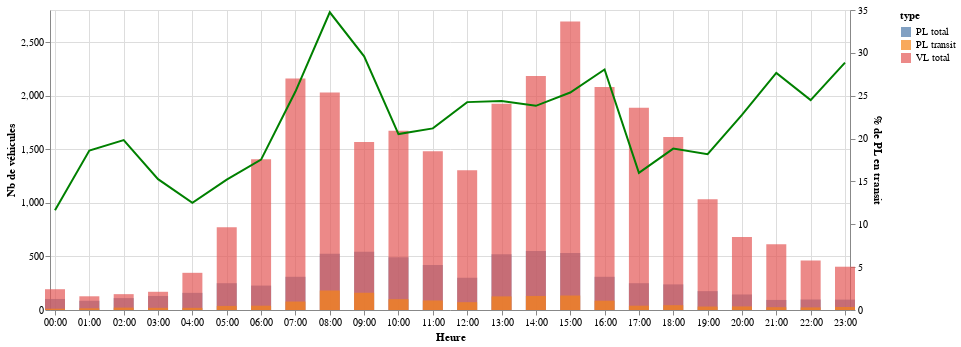

Source (notebook cell):
### Code cell
g.graph_VL_PL_transit_j_cam(synt_nb_veh_cam, '2019-01-24', 4)

### Figure 1 — Vega-Lite specification as saved in the notebook (floating-point values rounded to 4 significant figures)
{"$schema": "https://vega.github.io/schema/vega-lite/v2.6.0.json", "config": {"view": {"height": 300, "width": 400}}, "datasets": {"data-ee26b88bf6bbf8666f4a4f7a49ae573c": [{"camera_id": 4, "created": "2019-01-24T00:00:00", "nb_veh": 103, "pct_pl_transit": 11.65, "type": "PL total"}, {"camera_id": 4, "created": "2019-01-24T01:00:00", "nb_veh": 86, "pct_pl_transit": 18.6, "type": "PL total"}, {"camera_id": 4, "created": "2019-01-24T02:00:00", "nb_veh": 111, "pct_pl_transit": 19.82, "type": "PL total"}, {"camera_id": 4, "created": "2019-01-24T03:00:00", "nb_veh": 131, "pct_pl_transit": 15.27, "type": "PL total"}, {"camera_id": 4, "created": "2019-01-24T04:00:00", "nb_veh": 160, "pct_pl_transit": 12.5, "type": "PL total"}, {"camera_id": 4, "created": "2019-01-24T05:00:00", "nb_veh": 250, "pct_pl_transit": 15.2, "type": "PL total"}, {"camera_id": 4, "created": "2019-01-24T06:00:00", "nb_veh": 228, "pct_pl_transit": 17.54, "type": "PL total"}, {"camera_id": 4, "created": "2019-01-24T07:00:00", "nb_veh": 310, "pct_pl_transit": 25.48, "type": "PL total"}, {"camera_id": 4, "created": "2019-01-24T08:00:00", "nb_veh": 524, "pct_pl_transit": 34.73, "type": "PL total"}, {"camera_id": 4, "created": "2019-01-24T09:00:00", "nb_veh": 544, "pct_pl_transit": 29.6, "type": "PL total"}, {"camera_id": 4, "created": "2019-01-24T10:00:00", "nb_veh": 492, "pct_pl_transit": 20.53, "type": "PL total"}, {"camera_id": 4, "created": "2019-01-24T11:00:00", "nb_veh": 420, "pct_pl_transit": 21.19, "type": "PL total"}, {"camera_id": 4, "created": "2019-01-24T12:00:00", "nb_veh": 301, "pct_pl_transit": 24.25, "type": "PL total"}, {"camera_id": 4, "created": "2019-01-24T13:00:00", "nb_veh": 521, "pct_pl_transit": 24.38, "type": "PL total"}, {"camera_id": 4, "created": "2019-01-24T14:00:00", "nb_veh": 550, "pct_pl_transit": 23.82, "type": "PL total"}, {"camera_id": 4, "created": "2019-01-24T15:00:00", "nb_veh": 532, "pct_pl_transit": 25.38, "type": "PL total"}, {"camera_id": 4, "created": "2019-01-24T16:00:00", "nb_veh": 310, "pct_pl_transit": 28.06, "type": "PL total"}, {"camera_id": 4, "created": "2019-01-24T17:00:00", "nb_veh": 250, "pct_pl_transit": 16, "type": "PL total"}, {"camera_id": 4, "created": "2019-01-24T18:00:00", "nb_veh": 239, "pct_pl_transit": 18.83, "type": "PL total"}, {"camera_id": 4, "created": "2019-01-24T19:00:00", "nb_veh": 176, "pct_pl_transit": 18.18, "type": "PL total"}, {"camera_id": 4, "created": "2019-01-24T20:00:00", "nb_veh": 145, "pct_pl_transit": 22.76, "type": "PL total"}, {"camera_id": 4, "created": "2019-01-24T21:00:00", "nb_veh": 94, "pct_pl_transit": 27.66, "type": "PL total"}, {"camera_id": 4, "created": "2019-01-24T22:00:00", "nb_veh": 98, "pct_pl_transit": 24.49, "type": "PL total"}, {"camera_id": 4, "created": "2019-01-24T23:00:00", "nb_veh": 97, "pct_pl_transit": 28.87, "type": "PL total"}, {"camera_id": 4, "created": "2019-01-24T00:00:00", "nb_veh": 194, "pct_pl_transit": 11.65, "type": "VL total"}, {"camera_id": 4, "created": "2019-01-24T01:00:00", "nb_veh": 128, "pct_pl_transit": 18.6, "type": "VL total"}, {"camera_id": 4, "created": "2019-01-24T02:00:00", "nb_veh": 148, "pct_pl_transit": 19.82, "type": "VL total"}, {"camera_id": 4, "created": "2019-01-24T03:00:00", "nb_veh": 170, "pct_pl_transit": 15.27, "type": "VL total"}, {"camera_id": 4, "created": "2019-01-24T04:00:00", "nb_veh": 347, "pct_pl_transit": 12.5, "type": "VL total"}, {"camera_id": 4, "created": "2019-01-24T05:00:00", "nb_veh": 773, "pct_pl_transit": 15.2, "type": "VL total"}, {"camera_id": 4, "created": "2019-01-24T06:00:00", "nb_veh": 1407, "pct_pl_transit": 17.54, "type": "VL total"}, {"camera_id": 4, "created": "2019-01-24T07:00:00", "nb_veh": 2161, "pct_pl_transit": 25.48, "type": "VL total"}, {"camera_id": 4, "created": "2019-01-24T08:00:00", "nb_veh": 2030, "pct_pl_transit": 34.73, "type": "VL total"}, {"camera_id": 4, "created": "2019-01-24T09:00:00", "nb_veh": 1569, "pct_pl_transit": 29.6, "type": "VL total"}, {"camera_id": 4, "created": "2019-01-24T10:00:00", "nb_veh": 1673, "pct_pl_transit": 20.53, "type": "VL total"}, {"camera_id": 4, "created": "2019-01-24T11:00:00", "nb_veh": 1481, "pct_pl_transit": 21.19, "type": "VL total"}, {"camera_id": 4, "created": "2019-01-24T12:00:00", "nb_veh": 1304, "pct_pl_transit": 24.25, "type": "VL total"}, {"camera_id": 4, "created": "2019-01-24T13:00:00", "nb_veh": 1926, "pct_pl_transit": 24.38, "type": "VL total"}, {"camera_id": 4, "created": "2019-01-24T14:00:00", "nb_veh": 2184, "pct_pl_transit": 23.82, "type": "VL total"}, {"camera_id": 4, "created": "2019-01-24T15:00:00", "nb_veh": 2693, "pct_pl_transit": 25.38, "type": "VL total"}, {"camera_id": 4, "created": "2019-01-24T16:00:00", "nb_veh": 2081, "pct_pl_transit": 28.06, "type": "VL total"}, {"camera_id": 4, "created": "2019-01-24T17:00:00", "nb_veh": 1887, "pct_pl_transit": 16, "type": "VL total"}, {"camera_id": 4, "created": "2019-01-24T18:00:00", "nb_veh": 1614, "pct_pl_transit": 18.83, "type": "VL total"}, {"camera_id": 4, "created": "2019-01-24T19:00:00", "nb_veh": 1033, "pct_pl_transit": 18.18, "type": "VL total"}, {"camera_id": 4, "created": "2019-01-24T20:00:00", "nb_veh": 681, "pct_pl_transit": 22.76, "type": "VL total"}, {"camera_id": 4, "created": "2019-01-24T21:00:00", "nb_veh": 613, "pct_pl_transit": 27.66, "type": "VL total"}, {"camera_id": 4, "created": "2019-01-24T22:00:00", "nb_veh": 462, "pct_pl_transit": 24.49, "type": "VL total"}, {"camera_id": 4, "created": "2019-01-24T23:00:00", "nb_veh": 404, "pct_pl_transit": 28.87, "type": "VL total"}, {"camera_id": 4, "created": "2019-01-24T00:00:00", "nb_veh": 12, "pct_pl_transit": 11.65, "type": "PL transit"}, {"camera_id": 4, "created": "2019-01-24T01:00:00", "nb_veh": 16, "pct_pl_transit": 18.6, "type": "PL transit"}, {"camera_id": 4, "created": "2019-01-24T02:00:00", "nb_veh": 22, "pct_pl_transit": 19.82, "type": "PL transit"}, {"camera_id": 4, "created": "2019-01-24T03:00:00", "nb_veh": 20, "pct_pl_transit": 15.27, "type": "PL transit"}, {"camera_id": 4, "created": "2019-01-24T04:00:00", "nb_veh": 20, "pct_pl_transit": 12.5, "type": "PL transit"}, {"camera_id": 4, "created": "2019-01-24T05:00:00", "nb_veh": 38, "pct_pl_transit": 15.2, "type": "PL transit"}, {"camera_id": 4, "created": "2019-01-24T06:00:00", "nb_veh": 40, "pct_pl_transit": 17.54, "type": "PL transit"}, {"camera_id": 4, "created": "2019-01-24T07:00:00", "nb_veh": 79, "pct_pl_transit": 25.48, "type": "PL transit"}, {"camera_id": 4, "created": "2019-01-24T08:00:00", "nb_veh": 182, "pct_pl_transit": 34.73, "type": "PL transit"}, {"camera_id": 4, "created": "2019-01-24T09:00:00", "nb_veh": 161, "pct_pl_transit": 29.6, "type": "PL transit"}, {"camera_id": 4, "created": "2019-01-24T10:00:00", "nb_veh": 101, "pct_pl_transit": 20.53, "type": "PL transit"}, {"camera_id": 4, "created": "2019-01-24T11:00:00", "nb_veh": 89, "pct_pl_transit": 21.19, "type": "PL transit"}, {"camera_id": 4, "created": "2019-01-24T12:00:00", "nb_veh": 73, "pct_pl_transit": 24.25, "type": "PL transit"}, {"camera_id": 4, "created": "2019-01-24T13:00:00", "nb_veh": 127, "pct_pl_transit": 24.38, "type": "PL transit"}, {"camera_id": 4, "created": "2019-01-24T14:00:00", "nb_veh": 131, "pct_pl_transit": 23.82, "type": "PL transit"}, {"camera_id": 4, "created": "2019-01-24T15:00:00", "nb_veh": 135, "pct_pl_transit": 25.38, "type": "PL transit"}, {"camera_id": 4, "created": "2019-01-24T16:00:00", "nb_veh": 87, "pct_pl_transit": 28.06, "type": "PL transit"}, {"camera_id": 4, "created": "2019-01-24T17:00:00", "nb_veh": 40, "pct_pl_transit": 16, "type": "PL transit"}, {"camera_id": 4, "created": "2019-01-24T18:00:00", "nb_veh": 45, "pct_pl_transit": 18.83, "type": "PL transit"}, {"camera_id": 4, "created": "2019-01-24T19:00:00", "nb_veh": 32, "pct_pl_transit": 18.18, "type": "PL transit"}, {"camera_id": 4, "created": "2019-01-24T20:00:00", "nb_veh": 33, "pct_pl_transit": 22.76, "type": "PL transit"}, {"camera_id": 4, "created": "2019-01-24T21:00:00", "nb_veh": 26, "pct_pl_transit": 27.66, "type": "PL transit"}, {"camera_id": 4, "created": "2019-01-24T22:00:00", "nb_veh": 24, "pct_pl_transit": 24.49, "type": "PL transit"}, {"camera_id": 4, "created": "2019-01-24T23:00:00", "nb_veh": 28, "pct_pl_transit": 28.87, "type": "PL transit"}]}, "layer": [{"data": {"name": "data-ee26b88bf6bbf8666f4a4f7a49ae573c"}, "encoding": {"color": {"field": "type", "type": "nominal"}, "x": {"axis": {"format": "%H:%M", "title": "Heure"}, "field": "created", "type": "temporal"}, "y": {"axis": {"title": "Nb de véhicules"}, "field": "nb_veh", "stack": null, "type": "quantitative"}}, "mark": {"opacity": 0.7, "size": 20, "type": "bar"}}, {"data": {"name": "data-ee26b88bf6bbf8666f4a4f7a49ae573c"}, "encoding": {"x": {"axis": {"format": "%H:%M", "title": "Heure"}, "field": "created", "type": "temporal"}, "y": {"axis": {"title": "% de PL en transit"}, "field": "pct_pl_transit", "type": "quantitative"}}, "mark": {"color": "green", "type": "line"}}], "resolve": {"scale": {"color": "shared", "x": "shared", "y": "independent"}}, "width": 800}
